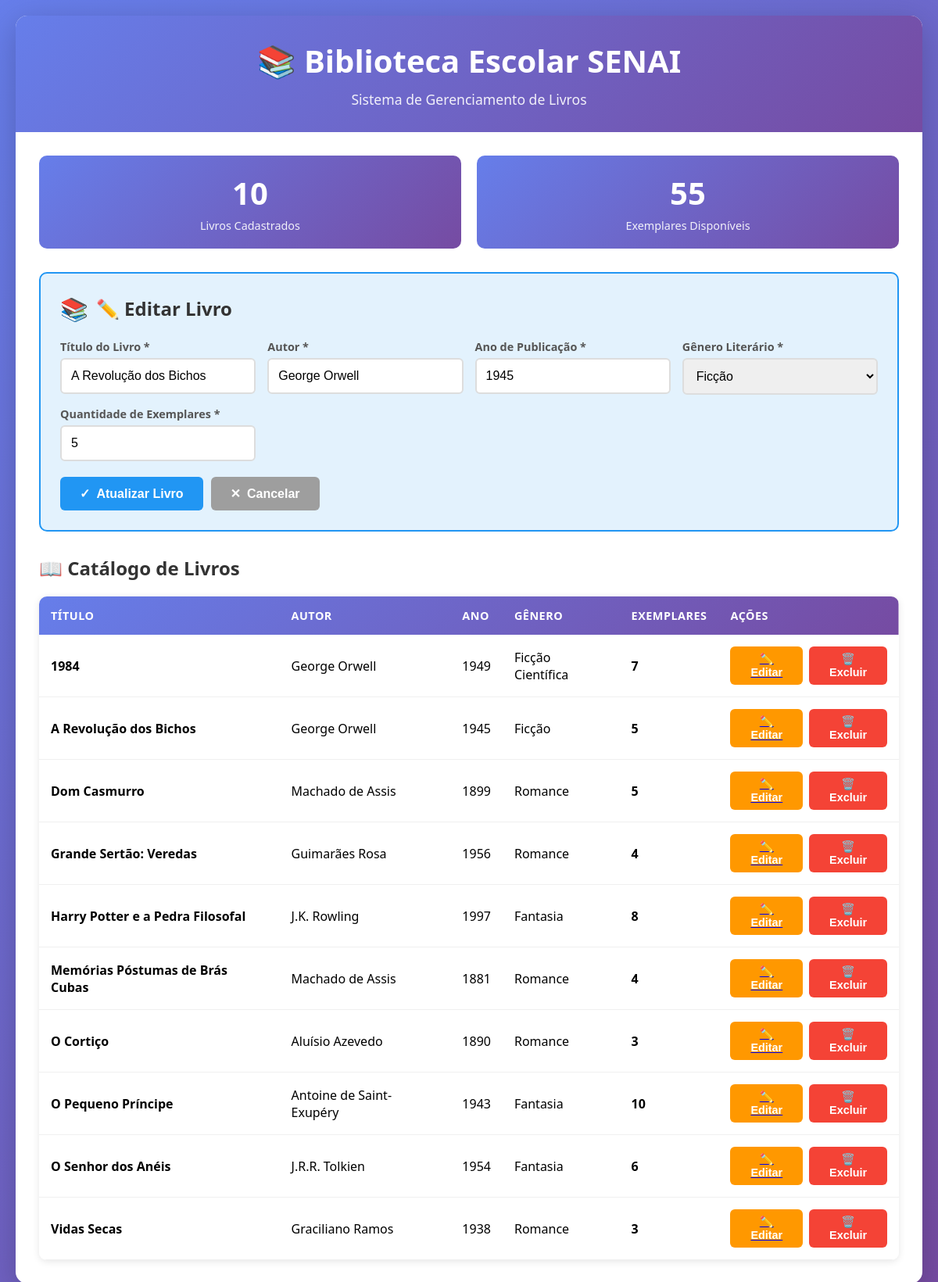
The page /View/index.php?editar=A+Revolução+dos+Bichos on the database its author committed.
### tables this page shows
CREATE TABLE IF NOT EXISTS livros (
    id INT AUTO_INCREMENT PRIMARY KEY,
    titulo VARCHAR(200) NOT NULL,
    autor VARCHAR(150) NOT NULL,
    ano INT NOT NULL,
    genero VARCHAR(100) NOT NULL,
    quantidade INT NOT NULL,
    data_cadastro TIMESTAMP DEFAULT CURRENT_TIMESTAMP
);

### Model/Connection.php (called while the page is built, shortened)
<?php
class Connection {
    private static $instance = null;
    public static function getInstance() {
        if (!self::$instance) {
            try {
                $host = 'localhost';
                $dbname = 'biblioteca_escolar';
                $user = 'root';
                $pass = 'senaisp';
                self::$instance = new PDO(
                    "mysql:host=$host;charset=utf8mb4",
                    $user,
                    $pass
                );
                self::$instance->setAttribute(PDO::ATTR_ERRMODE, PDO::ERRMODE_EXCEPTION);
                self::$instance->exec("CREATE DATABASE IF NOT EXISTS $dbname CHARACTER SET utf8mb4 COLLATE utf8mb4_general_ci");
                self::$instance->exec("USE $dbname");
            } catch (PDOException $e) {
                die("Erro ao conectar ao MySQL: " . $e->getMessage());
            }
        }
        return self::$instance;
    }
}
?>

### Model/LivroDAO.php (called while the page is built, shortened)
<?php
require_once __DIR__ . '/Livro.php';
require_once __DIR__ . '/Connection.php';
class LivroDAO {
    private $conn;
    public function __construct() {
        $this->conn = Connection::getInstance();
        $this->conn->exec("
            CREATE TABLE IF NOT EXISTS livros (
                id INT AUTO_INCREMENT PRIMARY KEY,
                titulo VARCHAR(200) NOT NULL,
                autor VARCHAR(150) NOT NULL,
                ano INT NOT NULL,
                genero VARCHAR(100) NOT NULL,
                quantidade INT NOT NULL
            )
        ");
    }
    public function lerLivros() {
        $stmt = $this->conn->query("SELECT * FROM livros ORDER BY titulo");
        $result = [];
        while ($row = $stmt->fetch(PDO::FETCH_ASSOC)) {
            $result[] = new Livro(
                $row['titulo'],
                $row['autor'],
                $row['ano'],
                $row['genero'],
                $row['quantidade']
            );
        }
        return $result;
    }
    public function buscarPorTitulo($titulo) {
        $stmt = $this->conn->prepare("SELECT * FROM livros WHERE titulo = :titulo LIMIT 1");
        $stmt->execute([':titulo' => $titulo]);
        $row = $stmt->fetch(PDO::FETCH_ASSOC);
        if ($row) {
            return new Livro(
                $row['titulo'],
                $row['autor'],
                $row['ano'],
                $row['genero'],
                $row['quantidade']
            );
        }
        return null;
    }
}
?>

### Controller/LivroController.php (called while the page is built, shortened)
<?php
require_once __DIR__ . "/../Model/LivroDAO.php";
require_once __DIR__ . "/../Model/Livro.php";
class LivroController {
    private $dao;
    public function __construct() {
        $this->dao = new LivroDAO();
    }
    public function ler() {
        return $this->dao->lerLivros();
    }
    public function buscarPorTitulo($titulo) {
        return $this->dao->buscarPorTitulo($titulo);
    }
}
?>

### Model/Livro.php (called while the page is built, shortened)
<?php
class Livro {
    private $titulo;
    private $autor;
    private $ano;
    private $genero;
    private $quantidade;
    public function __construct($titulo, $autor, $ano, $genero, $quantidade) {
        $this->titulo = $titulo;
        $this->autor = $autor;
        $this->ano = $ano;
        $this->genero = $genero;
        $this->quantidade = $quantidade;
    }
    public function getTitulo()
    {
        return $this->titulo;
    }
    public function getAutor()
    {
        return $this->autor;
    }
    public function getAno()
    {
        return $this->ano;
    }
    public function getGenero()
    {
        return $this->genero;
    }
    public function getQuantidade()
    {
        return $this->quantidade;
    }
}
?>

### View/index.php (the view, shortened to what this page needs)
<?php
require_once __DIR__ . '/../Controller/LivroController.php';
$controller = new LivroController();
$editando = false;
$livroEditar = null;
if (isset($_GET['editar'])) {
    $editando = true;
    $livroEditar = $controller->buscarPorTitulo($_GET['editar']);
}
$livros = $controller->ler();
?>
<!DOCTYPE html>
<html lang="pt-BR">
<head>
</head>
<body>
    <div class="container">
        <div class="header">
            <h1>📚 Biblioteca Escolar SENAI</h1>
            <p>Sistema de Gerenciamento de Livros</p>
        </div>
        <div class="content">
            <div class="stats">
                <div class="stat-card">
                    <div class="stat-number"><?php echo count($livros); ?></div>
                    <div class="stat-label">Livros Cadastrados</div>
                </div>
                <div class="stat-card">
                    <div class="stat-number">
                        <?php
                        $total = 0;
                        foreach ($livros as $livro) {
                            $total += $livro->getQuantidade();
                        }
                        echo $total;
                        ?>
                    </div>
                    <div class="stat-label">Exemplares Disponíveis</div>
                </div>
            </div>
            <div class="form-container <?php echo $editando ? 'editing' : ''; ?>">
                <h2 class="form-title">
                    <?php echo $editando ? '✏️ Editar Livro' : '➕ Cadastrar Novo Livro'; ?>
                </h2>
                <form method="POST">
                    <div class="form-grid">
                        <div class="form-group">
                            <label>Título do Livro *</label>
                            <input type="text" name="titulo"
                                   value="<?php echo $editando && $livroEditar ? htmlspecialchars($livroEditar->getTitulo()) : ''; ?>"
                                   placeholder="Ex: Dom Casmurro" required>
                        </div>
                        <div class="form-group">
                            <label>Autor *</label>
                            <input type="text" name="autor"
                                   value="<?php echo $editando && $livroEditar ? htmlspecialchars($livroEditar->getAutor()) : ''; ?>"
                                   placeholder="Ex: Machado de Assis" required>
                        </div>
                        <div class="form-group">
                            <label>Ano de Publicação *</label>
                            <input type="number" name="ano" min="1000" max="2025"
                                   value="<?php echo $editando && $livroEditar ? $livroEditar->getAno() : ''; ?>"
                                   placeholder="Ex: 1899" required>
                        </div>
                        <div class="form-group">
                            <label>Gênero Literário *</label>
                            <select name="genero" required>
                                <option value="Ficção" <?php echo ($editando && $livroEditar && $livroEditar->getGenero() === 'Ficção') ? 'selected' : ''; ?>>Ficção</option>
                            </select>
                        </div>
                        <div class="form-group">
                            <label>Quantidade de Exemplares *</label>
                            <input type="number" name="quantidade" min="1"
                                   value="<?php echo $editando && $livroEditar ? $livroEditar->getQuantidade() : ''; ?>"
                                   placeholder="Ex: 5" required>
                        </div>
                    </div>
                    <div class="button-group">
                        <?php if ($editando): ?>
                            <button type="submit" class="btn-atualizar">
                                <span>✓</span> Atualizar Livro
                            </button>
                            <a href="<?php echo $_SERVER['PHP_SELF']; ?>" style="text-decoration: none;">
                                <button type="button" class="btn-cancelar">
                                    <span>✕</span> Cancelar
                                </button>
                            </a>
                        <?php else: ?>
                            <button type="submit" class="btn-salvar">
                                <span>+</span> Salvar Livro
                            </button>
                        <?php endif; ?>
                    </div>
                </form>
            </div>
            <h2 style="margin-bottom: 20px; color: #333;">📖 Catálogo de Livros</h2>
            <div class="table-container">
                <table>
                    <thead>
                        <tr>
                            <th>Título</th>
                            <th>Autor</th>
                            <th>Ano</th>
                            <th>Gênero</th>
                            <th>Exemplares</th>
                            <th>Ações</th>
                        </tr>
                    </thead>
                    <tbody>
                        <?php if (empty($livros)): ?>
                        <tr>
                            <td colspan="6">
                                <div class="empty-state">
                                    <p style="font-size: 1.2em; margin-bottom: 10px;">Nenhum livro cadastrado</p>
                                    <p>Comece adicionando o primeiro livro ao acervo!</p>
                                </div>
                            </td>
                        </tr>
                        <?php else: ?>
                            <?php foreach ($livros as $livro): ?>
                            <tr>
                                <td><strong><?php echo htmlspecialchars($livro->getTitulo()); ?></strong></td>
                                <td><?php echo htmlspecialchars($livro->getAutor()); ?></td>
                                <td><?php echo htmlspecialchars($livro->getAno()); ?></td>
                                <td><?php echo htmlspecialchars($livro->getGenero()); ?></td>
                                <td><strong><?php echo htmlspecialchars($livro->getQuantidade()); ?></strong></td>
                                <td>
                                    <div class="action-buttons">
                                        <a href="?editar=<?php echo urlencode($livro->getTitulo()); ?>">
                                            <button type="button" class="btn-editar">✏️ Editar</button>
                                        </a>
                                        <form method="POST" style="display: inline;">
                                            <button type="submit" class="btn-excluir"
                                                    onclick="return confirm('Tem certeza que deseja excluir o livro \'<?php echo htmlspecialchars($livro->getTitulo()); ?>\'?');">
                                                🗑️ Excluir
                                            </button>
                                        </form>
                                    </div>
                                </td>
                            </tr>
                            <?php endforeach; ?>
                        <?php endif; ?>
                    </tbody>
                </table>
            </div>
        </div>
    </div>
</body>
</html>

### View/index.php (style rules this page uses)
* { margin: 0; padding: 0; box-sizing: border-box; }
body { font-family: 'Segoe UI', Tahoma, Geneva, Verdana, sans-serif; background: linear-gradient(135deg, #667eea 0%, #764ba2 100%); min-height: 100vh; padding: 20px; }
.container { max-width: 1200px; margin: 0 auto; background: white; border-radius: 15px; box-shadow: 0 10px 40px rgba(0,0,0,0.2); overflow: hidden; }
.header { background: linear-gradient(135deg, #667eea 0%, #764ba2 100%); color: white; padding: 30px; text-align: center; }
.header h1 { font-size: 2.5em; margin-bottom: 10px; }
.header p { font-size: 1.1em; opacity: 0.9; }
.content { padding: 30px; }
.form-container { background: #f8f9fa; padding: 25px; border-radius: 10px; margin-bottom: 30px; border: 2px solid #e9ecef; }
.form-container.editing { border: 2px solid #2196F3; background: #e3f2fd; }
.form-title { color: #333; margin-bottom: 20px; font-size: 1.5em; display: flex; align-items: center; gap: 10px; }
.form-title::before { content: "📚"; font-size: 1.2em; }
.form-grid { display: grid; grid-template-columns: repeat(auto-fit, minmax(250px, 1fr)); gap: 15px; margin-bottom: 20px; }
.form-group { display: flex; flex-direction: column; }
label { font-weight: 600; color: #555; margin-bottom: 5px; font-size: 0.9em; }
input, select { padding: 12px; border: 2px solid #ddd; border-radius: 6px; font-size: 1em; transition: all 0.3s; }
.button-group { display: flex; gap: 10px; margin-top: 20px; }
button { padding: 12px 25px; border: none; border-radius: 6px; font-size: 1em; font-weight: 600; cursor: pointer; transition: all 0.3s; display: flex; align-items: center; gap: 8px; }
.btn-atualizar { background: #2196F3; color: white; }
.btn-cancelar { background: #9E9E9E; color: white; }
.table-container { overflow-x: auto; border-radius: 10px; box-shadow: 0 2px 10px rgba(0,0,0,0.1); }
table { width: 100%; border-collapse: collapse; background: white; }
thead { background: linear-gradient(135deg, #667eea 0%, #764ba2 100%); color: white; }
th { padding: 15px; text-align: left; font-weight: 600; text-transform: uppercase; font-size: 0.9em; letter-spacing: 0.5px; }
td { padding: 15px; border-bottom: 1px solid #f0f0f0; }
tbody tr { transition: background 0.3s; }
.action-buttons { display: flex; gap: 8px; }
.btn-editar { background: #FF9800; color: white; padding: 8px 15px; font-size: 0.9em; }
.btn-excluir { background: #f44336; color: white; padding: 8px 15px; font-size: 0.9em; }
.stats { display: grid; grid-template-columns: repeat(auto-fit, minmax(200px, 1fr)); gap: 20px; margin-bottom: 30px; }
.stat-card { background: linear-gradient(135deg, #667eea 0%, #764ba2 100%); color: white; padding: 20px; border-radius: 10px; text-align: center; }
.stat-number { font-size: 2.5em; font-weight: bold; margin-bottom: 5px; }
.stat-label { opacity: 0.9; font-size: 0.9em; }

### rows shown on the page
livros: titulo "A Revolução dos Bichos", autor "George Orwell", ano "1945", genero "Ficção", quantidade "5"
livros: titulo "1984", autor "George Orwell", ano "1949", genero "Ficção Científica", quantidade "7"
livros: titulo "Dom Casmurro", autor "Machado de Assis", ano "1899", genero "Romance", quantidade "5"
livros: titulo "Grande Sertão: Veredas", autor "Guimarães Rosa", ano "1956", genero "Romance", quantidade "4"
livros: titulo "Harry Potter e a Pedra Filosofal", autor "J.K. Rowling", ano "1997", genero "Fantasia", quantidade "8"
livros: titulo "Memórias Póstumas de Brás Cubas", autor "Machado de Assis", ano "1881", genero "Romance", quantidade "4"
livros: titulo "O Cortiço", autor "Aluísio Azevedo", ano "1890", genero "Romance", quantidade "3"
livros: titulo "O Pequeno Príncipe", autor "Antoine de Saint-Exupéry", ano "1943", genero "Fantasia", quantidade "10"
livros: titulo "O Senhor dos Anéis", autor "J.R.R. Tolkien", ano "1954", genero "Fantasia", quantidade "6"
livros: titulo "Vidas Secas", autor "Graciliano Ramos", ano "1938", genero "Romance", quantidade "3"

### other values the page prints
count($livros) "10"
$total "55"
